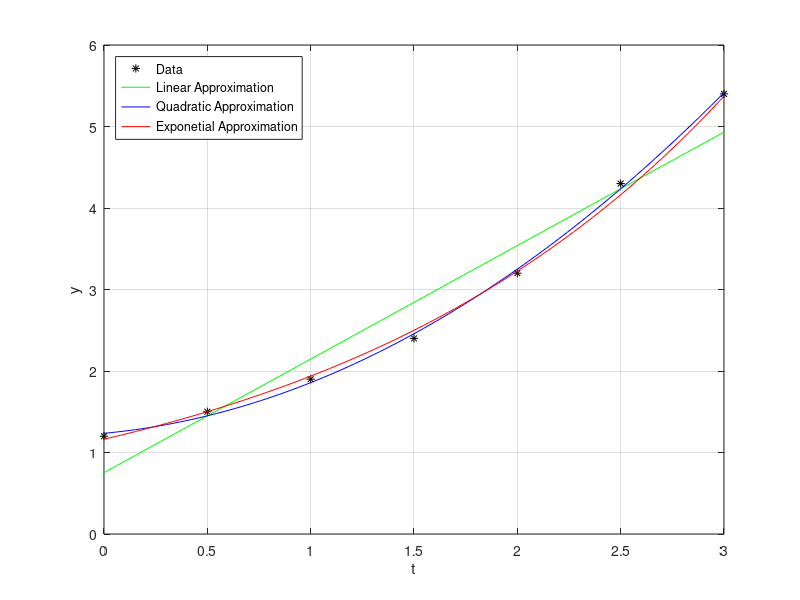

This figure's MATLAB source:
% Question 1

ti = 0:0.5:3;
yi = [1.2 1.5 1.9 2.4 3.2 4.3 5.4];
tdat = ti';
ydat = yi';
plot(tdat, ydat, 'k*');
hold on

% PART A
% Model 1: ydat = a + b*tdat

% PART I
% Using \ Operator
A1 = [ones(size(tdat)) tdat];
x1 = A1\ydat;
tplot = linspace(0, 3);
yplot1 = x1(1) + x1(2)*tplot;

% PART II
% Using Normal Equation A'y = A'Ax
AtA = A1'*A1;
x2 = inv(AtA)*A1'*ydat;
% This method has larger condition number due to transposing matrix

% PART III
% Using QR Factorisation
[Q, R] = qr(A1);
Y1 = Q(:,1:end);
R = R(1:end,1:end);
x3 = R \ (Y1'*ydat);

% PART IV
A1cond = cond(A1);
AtAcond = cond(AtA);
Qcond = cond(Q);
Rcond = cond(R);

r1 = A1*x1 - ydat;
r2 = A1*x2 - ydat;
r3 = A1*x3 - ydat;

% PART V
plot(tplot, yplot1, 'g');

% PART B
% Model 2: ydat = a + b*tdat + c*tdat^2
A2 = [ones(size(tdat)) tdat tdat.^2];
xq = A2\ydat;
yplotq = xq(1) + xq(2)*tplot + xq(3)*tplot.^2;
plot(tplot, yplotq, 'b');

% PART C
% Model 3: ydat = lambda*exp(mu*tdat)
%          ln(ydat) = ln(lambda) + mu*tdat

% PART I
A3 = [ones(size(tdat)) tdat];
param = A3\log(ydat);
x3 = [exp(param(1)); param(2)];

% PART II
yplot3 = x3(1) * exp(x3(2)*tplot);

% PART III
rexp = norm(A3*x3 - ydat);

% PART IV
plot(tplot, yplot3, 'r');

% Plotcc
legend('Location', 'northwest');
legend("Data", "Linear Approximation", "Quadratic Approximation", ...
    "Exponetial Approximation");
xlabel('t');
ylabel('y');
grid on;

hold off
